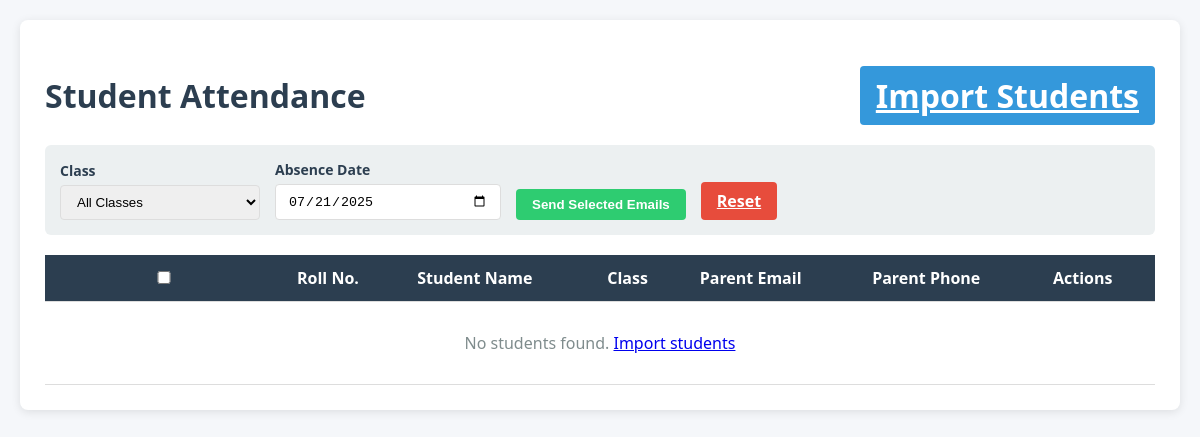
Before: / with the older database file.
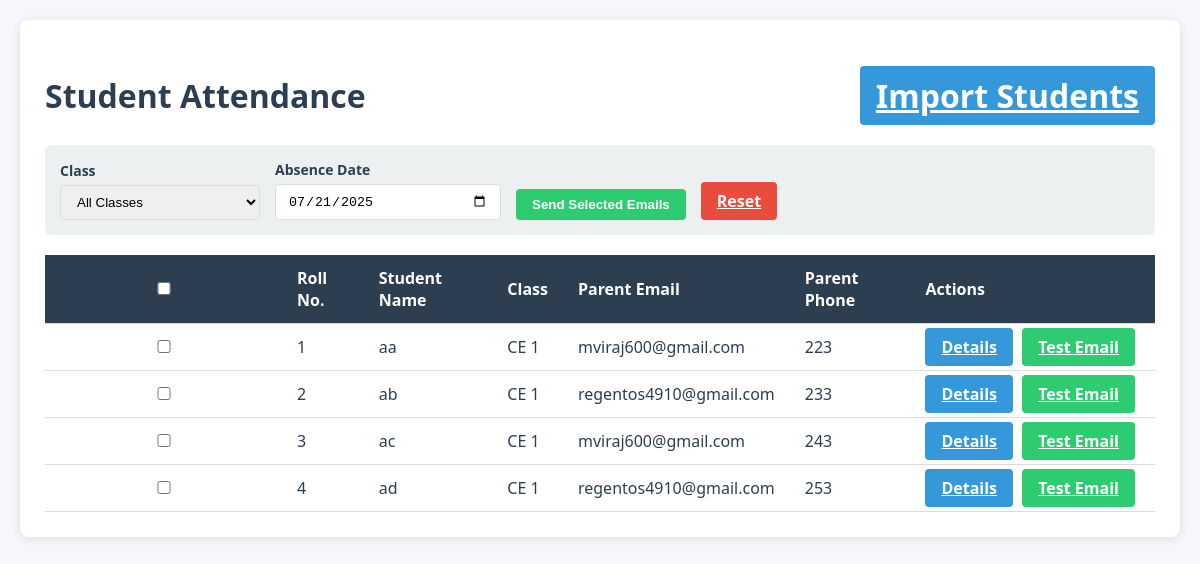
After: the same page with the newer database file.
### app/models.py (models this page shows, shortened)
class Student(db.Model):
    id = db.Column(db.Integer, primary_key=True)
    roll_number = db.Column(db.String(20), unique=True, nullable=False)
    prn = db.Column(db.String(20), unique=True)
    student_name = db.Column(db.String(100), nullable=False)
    student_email = db.Column(db.String(100))
    student_phone = db.Column(db.String(15))
    parent_name = db.Column(db.String(100))
    parent_email = db.Column(db.String(100), nullable=False)
    parent_phone = db.Column(db.String(15))
    class_section = db.Column(db.String(20))

### app/routes.py (the view)
@main_bp.route('/')
def index():
    class_filter = request.args.get('class_filter')
    query = Student.query
    if class_filter:
        query = query.filter(Student.class_section == class_filter)
    students = query.order_by(Student.roll_number).all()
    class_sections = db.session.query(Student.class_section).distinct().all()
    class_sections = [section[0] for section in class_sections]
    return render_template('students.html',
                         students=students,
                         class_sections=class_sections,
                         selected_class=class_filter,
                         datetime=datetime)

### app/templates/students.html (shortened to what this page needs)
<!DOCTYPE html>
<html lang="en">
<head>
</head>
<body>
    <div class="container">
        <h1>
            Student Attendance
            <div class="header-actions">
                <a href="{{ url_for('import.import_data') }}" class="btn btn-primary">Import Students</a>
            </div>
        </h1>
        <form method="post" action="{{ url_for('main.send_batch_emails') }}" id="emailForm">
            <div class="filter-section">
                <div class="form-group">
                    <label for="class_filter">Class</label>
                    <select name="class_filter" id="class_filter" onchange="filterStudents()">
                        <option value="">All Classes</option>
                    </select>
                </div>
                <div class="form-group">
                    <label for="absent_date">Absence Date</label>
                    <input type="date" id="absent_date" name="absent_date"
                           value="{{ datetime.now().strftime('%Y-%m-%d') }}" required>
                </div>
                <button type="submit" class="btn btn-success" id="sendEmailsBtn">Send Selected Emails</button>
                <a href="{{ url_for('main.index') }}" class="btn btn-danger">Reset</a>
            </div>
            <table>
                <thead>
                    <tr>
                        <th class="checkbox-cell">
                            <input type="checkbox" id="selectAll">
                        </th>
                        <th>Roll No.</th>
                        <th>Student Name</th>
                        <th>Class</th>
                        <th>Parent Email</th>
                        <th>Parent Phone</th>
                        <th class="actions-cell">Actions</th>
                    </tr>
                </thead>
                <tbody>
                    {% if students %}
                        {% for student in students %}
                        <tr>
                            <td class="checkbox-cell">
                                <input type="checkbox" name="student_ids" value="{{ student.id }}" class="student-checkbox">
                            </td>
                            <td>{{ student.roll_number }}</td>
                            <td>{{ student.student_name }}</td>
                            <td>{{ student.class_section }}</td>
                            <td>{{ student.parent_email }}</td>
                            <td>{{ student.parent_phone }}</td>
                            <td class="actions-cell">
                                <a href="{{ url_for('main.student_details', student_id=student.id) }}" class="btn btn-primary">Details</a>
                                <a href="{{ url_for('main.send_test_email', student_id=student.id) }}" class="btn btn-success">Test Email</a>
                            </td>
                        </tr>
                        {% endfor %}
                    {% else %}
                        <tr>
                            <td colspan="7" class="no-students">
                                No students found. <a href="{{ url_for('import.import_data') }}">Import students</a>
                            </td>
                        </tr>
                    {% endif %}
                </tbody>
            </table>
        </form>
    </div>
</body>
</html>

### app/templates/students.html (style rules this page uses)
:root { --primary: #3498db; --success: #2ecc71; --danger: #e74c3c; --light: #ecf0f1; --dark: #2c3e50; }
body { font-family: 'Segoe UI', Tahoma, Geneva, Verdana, sans-serif; margin: 0; padding: 20px; background-color: #f5f7fa; color: var(--dark); }
.container { max-width: 1200px; margin: 0 auto; background: white; border-radius: 8px; box-shadow: 0 2px 10px rgba(0,0,0,0.1); padding: 25px; }
h1 { color: var(--dark); margin-bottom: 20px; display: flex; justify-content: space-between; align-items: center; }
.header-actions { display: flex; gap: 10px; }
.filter-section { background: var(--light); padding: 15px; border-radius: 6px; margin-bottom: 20px; display: flex; flex-wrap: wrap; gap: 15px; align-items: flex-end; }
.form-group { margin-bottom: 0; }
label { display: block; margin-bottom: 5px; font-weight: 600; font-size: 14px; }
select, input { padding: 8px 12px; border: 1px solid #ddd; border-radius: 4px; min-width: 200px; }
.btn { padding: 8px 16px; border: none; border-radius: 4px; cursor: pointer; font-weight: 600; transition: all 0.2s; }
.btn-primary { background: var(--primary); color: white; }
.btn-success { background: var(--success); color: white; }
.btn-danger { background: var(--danger); color: white; }
table { width: 100%; border-collapse: collapse; margin-top: 20px; }
th, td { padding: 12px 15px; text-align: left; border-bottom: 1px solid #ddd; }
th { background: var(--dark); color: white; position: sticky; top: 0; }
.checkbox-cell { width: 40px; text-align: center; }
.actions-cell { white-space: nowrap; }
.actions-cell a { margin-right: 5px; }

Changed rows visible on the page:
added Student: roll_number "1", student_name "aa", class_section "CE 1", parent_email "mviraj600@gmail.com", parent_phone "223"
added Student: roll_number "2", student_name "ab", class_section "CE 1", parent_email "regentos4910@gmail.com", parent_phone "233"
added Student: roll_number "3", student_name "ac", class_section "CE 1", parent_email "mviraj600@gmail.com", parent_phone "243"
added Student: roll_number "4", student_name "ad", class_section "CE 1", parent_email "regentos4910@gmail.com", parent_phone "253"
Other visible differences:
text no longer shown: "No students found. Import students"
